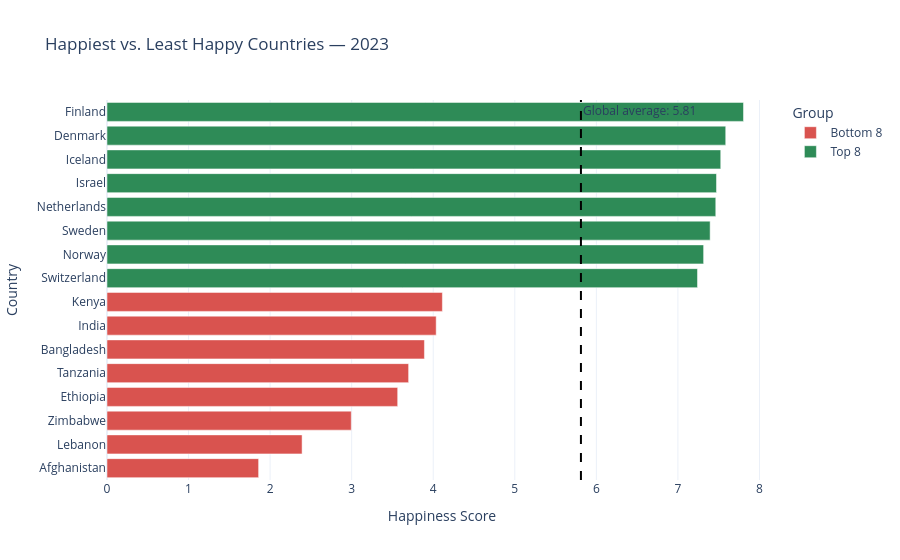

This figure's notebook cell:
### Markdown cell above
---
## Task 2 — Bottom vs. Top: A Contrast Story

**What to build:** A bar chart that highlights the **gap between the happiest and least happy countries**, focusing on a specific insight.

**Requirements:**
- Show the **top 8 AND bottom 8 countries** together (16 bars total)
- Use **colour** to distinguish the two groups (not Plotly's default rainbow)
- Add a **visual separator or annotation** that emphasises the gap
- Insight title that tells the story of the gap

**Hint:** Use `pd.concat([df.nlargest(8,'Happiness_Score'), df.nsmallest(8,'Happiness_Score')])` to get both groups.

**Stretch goal:** Add a vertical reference line showing the global average.

### Code cell
# Task 2: Top 8 vs. Bottom 8 contrast
# ------------------------------------

# Step 1: Get top and bottom countries
top8 = df.nlargest(8, 'Happiness_Score').copy()
top8['Group'] = 'Top 8'
bottom8 = df.nsmallest(8, 'Happiness_Score').copy()
bottom8['Group'] = 'Bottom 8'

combined = pd.concat([bottom8, top8]).sort_values('Happiness_Score')
global_avg = df['Happiness_Score'].mean()
print(f"Global average: {global_avg:.2f}")

# Step 2: Build your chart
# YOUR CODE HERE

top8 = df.nlargest(8, "Happiness_Score").copy()
top8["Group"] = "Top 8"

bottom8 = df.nsmallest(8, "Happiness_Score").copy()
bottom8["Group"] = "Bottom 8"

combined = pd.concat([bottom8, top8]).sort_values("Happiness_Score")
global_avg = df["Happiness_Score"].mean()

print(f"Global average happiness score: {global_avg:.2f}")

fig = px.bar(
    combined,
    x="Happiness_Score",
    y="Country",
    orientation="h",
    color="Group",
    hover_data=["Region"],
    title="Happiest vs. Least Happy Countries — 2023",
    labels={
        "Happiness_Score": "Happiness Score",
        "Country": "Country"
    },
    color_discrete_map={
        "Top 8": "#2E8B57",
        "Bottom 8": "#D9534F"
    }
)

fig.add_vline(
    x=global_avg,
    line_dash="dash",
    line_color="black",
    annotation_text=f"Global average: {global_avg:.2f}"
)

fig.update_layout(
    template="plotly_white",
    yaxis={"categoryorder": "total ascending"}
)

fig.show()

### Figure 1 — Plotly figure (JSON) as saved in the notebook; plotly's stock layout.template omitted (floating-point values rounded to 4 significant figures)
{"data": [{"customdata": [["South Asia"], ["Middle East and North Africa"], ["Sub-Saharan Africa"], ["Sub-Saharan Africa"], ["Sub-Saharan Africa"], ["South Asia"], ["South Asia"], ["Sub-Saharan Africa"]], "hovertemplate": "Group=Bottom 8<br>Happiness Score=%{x}<br>Country=%{y}<br>Region=%{customdata[0]}<extra></extra>", "legendgroup": "Bottom 8", "marker": {"color": "#D9534F", "pattern": {"shape": ""}}, "name": "Bottom 8", "orientation": "h", "showlegend": true, "textposition": "auto", "type": "bar", "x": [1.859, 2.392, 2.995, 3.564, 3.698, 3.892, 4.036, 4.112], "xaxis": "x", "y": ["Afghanistan", "Lebanon", "Zimbabwe", "Ethiopia", "Tanzania", "Bangladesh", "India", "Kenya"], "yaxis": "y"}, {"customdata": [["Western Europe"], ["Western Europe"], ["Western Europe"], ["Western Europe"], ["Middle East and North Africa"], ["Western Europe"], ["Western Europe"], ["Western Europe"]], "hovertemplate": "Group=Top 8<br>Happiness Score=%{x}<br>Country=%{y}<br>Region=%{customdata[0]}<extra></extra>", "legendgroup": "Top 8", "marker": {"color": "#2E8B57", "pattern": {"shape": ""}}, "name": "Top 8", "orientation": "h", "showlegend": true, "textposition": "auto", "type": "bar", "x": [7.24, 7.315, 7.395, 7.464, 7.473, 7.525, 7.586, 7.804], "xaxis": "x", "y": ["Switzerland", "Norway", "Sweden", "Netherlands", "Israel", "Iceland", "Denmark", "Finland"], "yaxis": "y"}], "layout": {"annotations": [{"showarrow": false, "text": "Global average: 5.81", "x": 5.811, "xanchor": "left", "xref": "x", "y": 1, "yanchor": "top", "yref": "y domain"}], "barmode": "relative", "legend": {"title": {"text": "Group"}, "tracegroupgap": 0}, "shapes": [{"line": {"color": "black", "dash": "dash"}, "type": "line", "x0": 5.811, "x1": 5.811, "xref": "x", "y0": 0, "y1": 1, "yref": "y domain"}], "title": {"text": "Happiest vs. Least Happy Countries — 2023"}, "xaxis": {"anchor": "y", "domain": [0, 1], "title": {"text": "Happiness Score"}}, "yaxis": {"anchor": "x", "categoryorder": "total ascending", "domain": [0, 1], "title": {"text": "Country"}}}}
